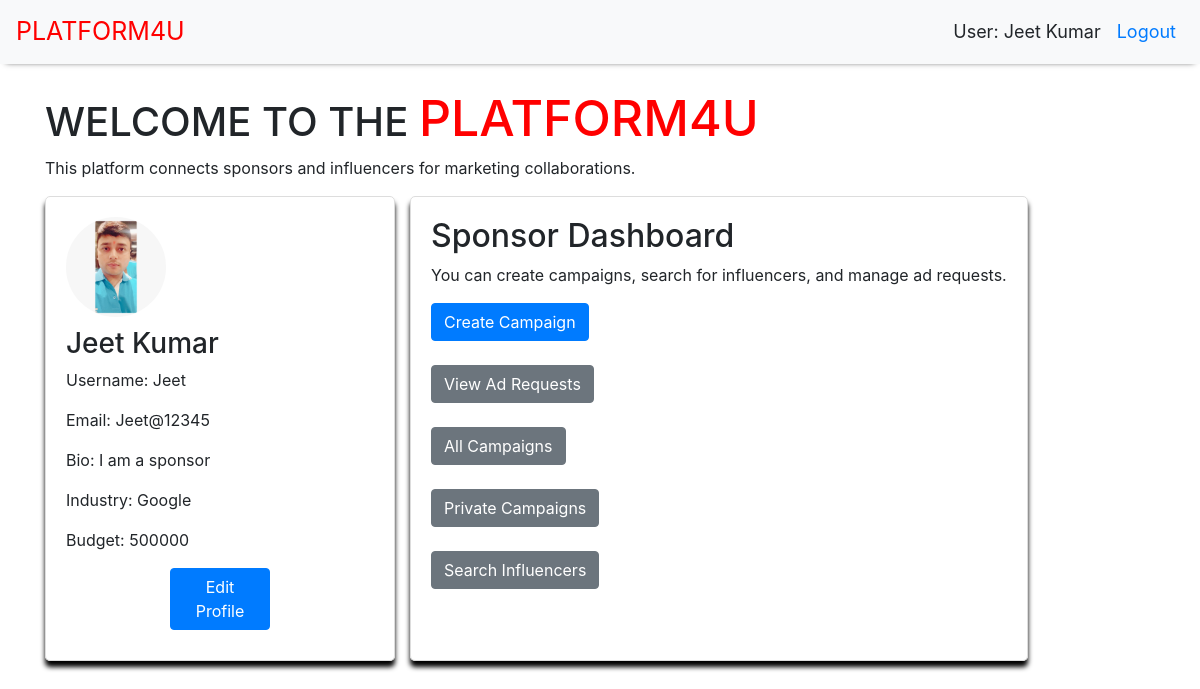
Screenshot of / (signed in) with the database file from the repository.
### myapp.py (models this page shows)
class User(db.Model):
    id = db.Column(db.Integer, primary_key=True)#Unique identifier for each user
    username = db.Column(db.String(80), unique=True, nullable=False)  # Username (must be unique)
    password = db.Column(db.String(120), nullable=False)  # Hashed password
    role = db.Column(db.String(50), nullable=False)  #Role (sponsor, influencer)
    full_name = db.Column(db.String(100), nullable=False)  #Full name of the user
    email = db.Column(db.String(100), nullable=False)#Email address
    bio = db.Column(db.Text, nullable=True)  #Biography
    category = db.Column(db.String(100), nullable=True)  #Category of interest
    niche = db.Column(db.String(100), nullable=True)  # Niche area
    reach = db.Column(db.String(100), nullable=True)  #Reach (followers count)
    industry = db.Column(db.String(100), nullable=True)  # Industry of work
    budget = db.Column(db.String(100), nullable=True)  # Budget for campaigns
    is_flagged = db.Column(db.Boolean, default=False)  #Flagged status (for review)
    profile_picture = db.Column(db.String(255), nullable=True)#Path to profile picture
    is_active = db.Column(db.Boolean, default=True)  # Active status of the user
    campaigns = db.relationship('Campaign', backref='sponsor')
    influencer_campaigns = db.relationship(
        'Campaign',
        secondary='campaign_influencer',
        backref='influencers'
    )

### myapp.py (the view)
@app.route("/")
def home():
    if 'user' in session:
        user = session['user']
        if 'id' in user:
            user_from_db = User.query.get(user['id'])
            return render_template("home.html", user=user_from_db)  #Render home page with user info
        else:
            return redirect(url_for('login'))  #Redirect to login if user info is missing
    else:
        return redirect(url_for('login'))  # Redirect to login if no user in session

### templates/home.html (shortened to what this page needs)
<!DOCTYPE html>
<html>
<head>
    <link rel="stylesheet" href="https://stackpath.bootstrapcdn.com/bootstrap/4.5.2/css/bootstrap.min.css">
</head>
<body>
    <nav class="navbar navbar-expand-lg navbar-custom">
        <a class="navbar-brand" href="/">PLATFORM4U</a>
        <ul class="navbar-nav ml-auto">
            {% if 'user' in session %}
                <li class="nav-item">
                    <span class="nav-link">User: {{ user.full_name }}</span>
                </li>
                <li class="nav-item">
                    <a class="nav-link" href="/logout">Logout</a>
                </li>
            {% endif %}
        </ul>
    </nav>
    <div class="container mt-4">
        <h1 class="fw-bold">WELCOME TO THE <span style="color: red; font-size: 50px;">PLATFORM4U</span></h1>
        <p>This platform connects sponsors and influencers for marketing collaborations.</p>
        {% if 'user' in session %}
            {% if user.role == 'influencer' %}
                <div class="row">
                    <div class="col-md-4">
                        <div class="profile-card">
                            {% if user.profile_picture %}
                                <img src="{{ url_for('static', filename='profile_pictures/' + user.profile_picture) }}" alt="Profile Picture">
                            {% else %}
                                <img src="{{ url_for('static', filename='default_profile.png') }}" alt="Please add a picture">
                            {% endif %}
                            <h3>{{ user.full_name }}</h3>
                            <p>Username: {{ user.username }}</p>
                            <p>Email: {{ user.email }}</p>
                            <p>Bio: {{ user.bio }}</p>
                            <p>Category: {{ user.category }}</p>
                            <p>Niche: {{ user.niche }}</p>
                            <p>Reach: {{ user.reach }}</p>
                            <button class="btn btn-primary edit-button" onclick="showEditForm()">Edit Profile</button>
                            <div class="edit-form">
                                <form method="POST" action="/upload_profile_picture" enctype="multipart/form-data">
                                    <input type="file" name="profile_picture" accept="image/*">
                                    <button type="submit" class="btn btn-success">Upload Picture</button>
                                </form>
                                <form method="POST" action="/update_profile_inf">
                                    <input type="hidden" name="user_id" value="{{ user.id }}">
                                    <label for="full-name">Full Name:</label>
                                    <input type="text" id="full-name" name="full-name" value="{{ user.full_name }}">
                                    <label for="email">Email:</label>
                                    <input type="email" id="email" name="email" value="{{ user.email }}">
                                    <label for="bio">Bio:</label>
                                    <textarea id="bio" name="bio">{{ user.bio }}</textarea>
                                    <label for="category">Category:</label>
                                    <input type="text" id="category" name="category" value="{{ user.category }}">
                                    <label for="niche">Niche:</label>
                                    <input type="text" id="niche" name="niche" value="{{ user.niche }}">
                                    <label for="reach">Reach:</label>
                                    <input type="text" id="reach" name="reach" value="{{ user.reach }}">
                                    <button type="submit" class="btn btn-primary">Save Changes</button>
                                </form>
                            </div>
                        </div>
                    </div>
                    <div class="profile-card" >
                        <h2>Influencer Dashboard</h2>
                        <p>You can view and apply to campaigns, update your profile, and manage your ad requests.</p>
                        <a href="/search_campaigns" class="btn btn-primary">Search Campaigns</a>
                        <a href="/request_list" class="btn btn-secondary">View Ad Requests</a>
                        <a href="/influencer_campaigns" class="btn btn-secondary">Private Campaign Requests</a>
                    </div>
                </div>
            {% elif user.role == 'sponsor' %}
                <div class="row">
                    <div class="col-md-4">
                        <div class="profile-card">
                            {% if user.profile_picture %}
                                <img src="{{ url_for('static', filename='profile_pictures/' + user.profile_picture) }}" alt="Profile Picture">
                            {% else %}
                                <img src="{{ url_for('static', filename='default_profile.png') }}" alt="Please add a picture">
                            {% endif %}
                            <h3>{{ user.full_name }}</h3>
                            <p>Username: {{ user.username }}</p>
                            <p>Email: {{ user.email }}</p>
                            <p>Bio: {{ user.bio }}</p>
                            <p>Industry: {{ user.industry }}</p>
                            <p>Budget: {{ user.budget }}</p>
                            <button class="btn btn-primary edit-button" onclick="showEditForm()">Edit Profile</button>
                        </div>
                    </div>
                    <div class="profile-card">
                        <h2>Sponsor Dashboard</h2>
                        <p>You can create campaigns, search for influencers, and manage ad requests.</p>
                        <a href="/create_campaign" class="btn btn-primary">Create Campaign</a><br><br>
                        <a href="/view_ad_requests" class="btn btn-secondary">View Ad Requests</a> <br> <br>
                        <a href="/my_campaigns" class="btn btn-secondary">All Campaigns</a> <br> <br>
                        <a href="/my_private_campaigns" class="btn btn-secondary">Private Campaigns</a><br> <br>
                        <a href="/search_influencers" class="btn btn-secondary">Search Influencers</a>
                    </div>
                </div>
            {% endif %}
        {% endif %}
    </div>
</body>
</html>

### templates/home.html (style rules this page uses)
.navbar-custom { background-color: #f8f9fa; box-shadow: 0 4px 6px -6px #222; }
.navbar-custom .navbar-brand { color: red; font-size: 25px; }
.navbar-custom .nav-link { font-size: 18px; }
.profile-card { border: 1px solid #ddd; padding: 20px; border-radius: 5px; margin-bottom: 20px; box-shadow: 0px 6px 5px rgba(0, 0, 0, 1); transition: box-shadow 0.3s ease; }
.profile-card img { width: 100px; height: 100px; border-radius: 50%; margin-bottom: 10px; }
.edit-button { display: block; margin: 10px auto; width: 100px; }

### rows the page displays
User: full_name "Jeet Kumar", profile_picture (picture), username "Jeet", email "Jeet@12345", bio "I am a sponsor", industry "Google", budget "500000"
